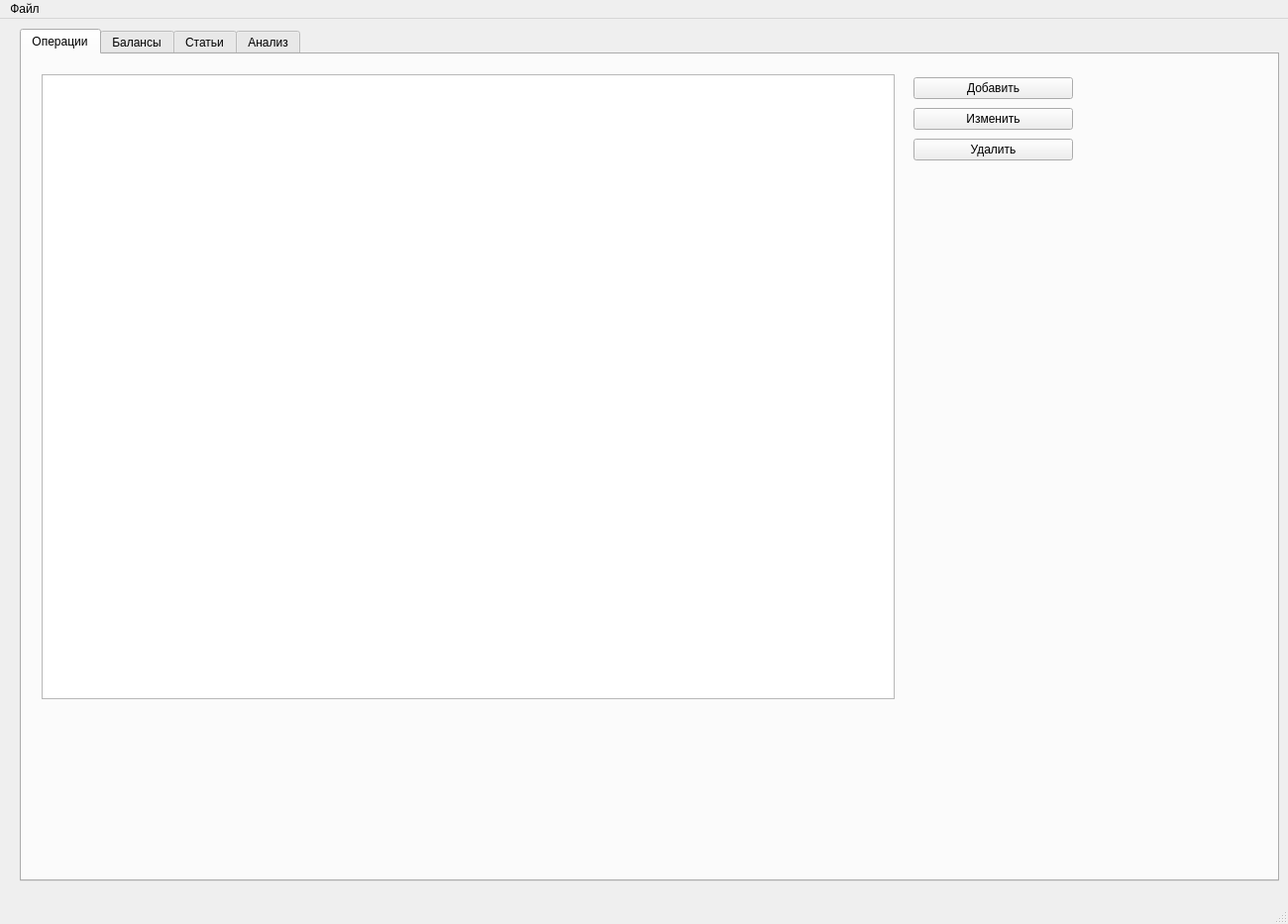
<?xml version="1.0" encoding="UTF-8"?>
<ui version="4.0">
 <class>MainWindow</class>
 <widget class="QMainWindow" name="MainWindow">
  <property name="geometry">
   <rect>
    <x>0</x>
    <y>0</y>
    <width>1300</width>
    <height>933</height>
   </rect>
  </property>
  <property name="windowTitle">
   <string>Домашний бюджет</string>
  </property>
  <widget class="QWidget" name="centralwidget">
   <widget class="QTabWidget" name="tabWidget">
    <property name="geometry">
     <rect>
      <x>20</x>
      <y>10</y>
      <width>1271</width>
      <height>861</height>
     </rect>
    </property>
    <property name="currentIndex">
     <number>0</number>
    </property>
    <widget class="QWidget" name="operationsTab">
     <attribute name="title">
      <string>Операции</string>
     </attribute>
     <widget class="QTableView" name="operationsTableView">
      <property name="geometry">
       <rect>
        <x>20</x>
        <y>20</y>
        <width>861</width>
        <height>631</height>
       </rect>
      </property>
     </widget>
     <widget class="QWidget" name="layoutWidget">
      <property name="geometry">
       <rect>
        <x>900</x>
        <y>20</y>
        <width>161</width>
        <height>91</height>
       </rect>
      </property>
      <layout class="QVBoxLayout" name="verticalLayout">
       <item>
        <widget class="QPushButton" name="addOperationButton">
         <property name="text">
          <string>Добавить</string>
         </property>
        </widget>
       </item>
       <item>
        <widget class="QPushButton" name="editOperationButton">
         <property name="text">
          <string>Изменить</string>
         </property>
        </widget>
       </item>
       <item>
        <widget class="QPushButton" name="deleteOperationButton">
         <property name="text">
          <string>Удалить</string>
         </property>
        </widget>
       </item>
      </layout>
     </widget>
    </widget>
    <widget class="QWidget" name="balancesTab">
     <attribute name="title">
      <string>Балансы</string>
     </attribute>
     <widget class="QTableView" name="balancesTableView">
      <property name="geometry">
       <rect>
        <x>30</x>
        <y>60</y>
        <width>931</width>
        <height>351</height>
       </rect>
      </property>
     </widget>
     <widget class="QWidget" name="layoutWidget">
      <property name="geometry">
       <rect>
        <x>990</x>
        <y>60</y>
        <width>191</width>
        <height>71</height>
       </rect>
      </property>
      <layout class="QVBoxLayout" name="verticalLayout_3">
       <item>
        <widget class="QPushButton" name="createBalanceButton">
         <property name="text">
          <string>Сформировать</string>
         </property>
        </widget>
       </item>
       <item>
        <widget class="QPushButton" name="disbandBalanceButton">
         <property name="text">
          <string>Расформировать</string>
         </property>
        </widget>
       </item>
      </layout>
     </widget>
     <widget class="QWidget" name="layoutWidget">
      <property name="geometry">
       <rect>
        <x>30</x>
        <y>10</y>
        <width>551</width>
        <height>30</height>
       </rect>
      </property>
      <layout class="QHBoxLayout" name="horizontalLayout">
       <item>
        <widget class="QLabel" name="label">
         <property name="text">
          <string>Начало периода:</string>
         </property>
        </widget>
       </item>
       <item>
        <widget class="QDateEdit" name="balanceDateStartEdit">
         <property name="calendarPopup">
          <bool>true</bool>
         </property>
        </widget>
       </item>
       <item>
        <spacer name="horizontalSpacer">
         <property name="orientation">
          <enum>Qt::Orientation::Horizontal</enum>
         </property>
         <property name="sizeHint" stdset="0">
          <size>
           <width>60</width>
           <height>20</height>
          </size>
         </property>
        </spacer>
       </item>
       <item>
        <widget class="QLabel" name="label_2">
         <property name="text">
          <string>Конец периода:</string>
         </property>
        </widget>
       </item>
       <item>
        <widget class="QDateEdit" name="balanceDateEndEdit">
         <property name="calendarPopup">
          <bool>true</bool>
         </property>
        </widget>
       </item>
      </layout>
     </widget>
    </widget>
    <widget class="QWidget" name="articlesTab">
     <attribute name="title">
      <string>Статьи</string>
     </attribute>
     <widget class="QTableView" name="articlesTableView">
      <property name="geometry">
       <rect>
        <x>20</x>
        <y>20</y>
        <width>291</width>
        <height>301</height>
       </rect>
      </property>
     </widget>
     <widget class="QWidget" name="layoutWidget">
      <property name="geometry">
       <rect>
        <x>350</x>
        <y>30</y>
        <width>131</width>
        <height>62</height>
       </rect>
      </property>
      <layout class="QVBoxLayout" name="verticalLayout_2">
       <item>
        <widget class="QPushButton" name="addArticleButton">
         <property name="text">
          <string>Добавить</string>
         </property>
        </widget>
       </item>
       <item>
        <widget class="QPushButton" name="deleteArticleButton">
         <property name="text">
          <string>Удалить</string>
         </property>
        </widget>
       </item>
      </layout>
     </widget>
    </widget>
    <widget class="QWidget" name="analyticsTab">
     <attribute name="title">
      <string>Анализ</string>
     </attribute>
     <widget class="QGroupBox" name="groupBox">
      <property name="geometry">
       <rect>
        <x>10</x>
        <y>10</y>
        <width>341</width>
        <height>331</height>
       </rect>
      </property>
      <property name="title">
       <string>Параметры анализа</string>
      </property>
      <widget class="QWidget" name="formLayoutWidget">
       <property name="geometry">
        <rect>
         <x>20</x>
         <y>40</y>
         <width>300</width>
         <height>281</height>
        </rect>
       </property>
       <layout class="QFormLayout" name="formLayout">
        <item row="0" column="0">
         <widget class="QLabel" name="label_3">
          <property name="text">
           <string>Период с</string>
          </property>
         </widget>
        </item>
        <item row="0" column="1">
         <widget class="QDateEdit" name="analysisStartDateEdit">
          <property name="calendarPopup">
           <bool>true</bool>
          </property>
          <property name="timeSpec">
           <enum>Qt::TimeSpec::UTC</enum>
          </property>
         </widget>
        </item>
        <item row="1" column="0">
         <layout class="QHBoxLayout" name="horizontalLayout_3">
          <item>
           <spacer name="horizontalSpacer_2">
            <property name="orientation">
             <enum>Qt::Orientation::Horizontal</enum>
            </property>
            <property name="sizeHint" stdset="0">
             <size>
              <width>40</width>
              <height>20</height>
             </size>
            </property>
           </spacer>
          </item>
          <item>
           <widget class="QLabel" name="label_4">
            <property name="text">
             <string>по</string>
            </property>
           </widget>
          </item>
         </layout>
        </item>
        <item row="1" column="1">
         <widget class="QDateEdit" name="analysisEndDateEdit">
          <property name="calendarPopup">
           <bool>true</bool>
          </property>
          <property name="timeSpec">
           <enum>Qt::TimeSpec::UTC</enum>
          </property>
         </widget>
        </item>
        <item row="2" column="0">
         <widget class="QLabel" name="label_5">
          <property name="text">
           <string>Статьи</string>
          </property>
         </widget>
        </item>
        <item row="2" column="1">
         <widget class="QListWidget" name="articlesListWidget">
          <property name="selectionMode">
           <enum>QAbstractItemView::SelectionMode::MultiSelection</enum>
          </property>
         </widget>
        </item>
        <item row="3" column="0">
         <widget class="QLabel" name="label_6">
          <property name="text">
           <string>Тип потока</string>
          </property>
         </widget>
        </item>
        <item row="3" column="1">
         <widget class="QComboBox" name="flowTypeComboBox"/>
        </item>
       </layout>
      </widget>
     </widget>
     <widget class="QChartView" name="chartPercentView">
      <property name="geometry">
       <rect>
        <x>370</x>
        <y>20</y>
        <width>871</width>
        <height>367</height>
       </rect>
      </property>
     </widget>
     <widget class="QPushButton" name="updateChartsButton">
      <property name="geometry">
       <rect>
        <x>10</x>
        <y>350</y>
        <width>341</width>
        <height>27</height>
       </rect>
      </property>
      <property name="text">
       <string>Сформировать показатели</string>
      </property>
     </widget>
     <widget class="QWidget" name="layoutWidget">
      <property name="geometry">
       <rect>
        <x>11</x>
        <y>391</y>
        <width>1231</width>
        <height>421</height>
       </rect>
      </property>
      <layout class="QHBoxLayout" name="horizontalLayout_2">
       <item>
        <widget class="QChartView" name="chartProfitView"/>
       </item>
       <item>
        <widget class="QChartView" name="chartDynamicsView"/>
       </item>
      </layout>
     </widget>
     <zorder>layoutWidget</zorder>
     <zorder>groupBox</zorder>
     <zorder>chartPercentView</zorder>
     <zorder>updateChartsButton</zorder>
     <zorder>label_4</zorder>
     <zorder>horizontalSpacer_2</zorder>
    </widget>
   </widget>
  </widget>
  <widget class="QMenuBar" name="menubar">
   <property name="geometry">
    <rect>
     <x>0</x>
     <y>0</y>
     <width>1300</width>
     <height>24</height>
    </rect>
   </property>
   <widget class="QMenu" name="menu">
    <property name="title">
     <string>Файл</string>
    </property>
    <addaction name="actionExportCSV"/>
    <addaction name="actionExportPDF"/>
   </widget>
   <addaction name="menu"/>
  </widget>
  <widget class="QStatusBar" name="statusbar"/>
  <action name="actionExportCSV">
   <property name="text">
    <string>Экспортировать csv-отчёт</string>
   </property>
  </action>
  <action name="actionExportPDF">
   <property name="text">
    <string>Экспортировать pdf-отчёт</string>
   </property>
  </action>
 </widget>
 <customwidgets>
  <customwidget>
   <class>QChartView</class>
   <extends>QGraphicsView</extends>
   <header>qchartview.h</header>
  </customwidget>
 </customwidgets>
 <resources/>
 <connections/>
</ui>
